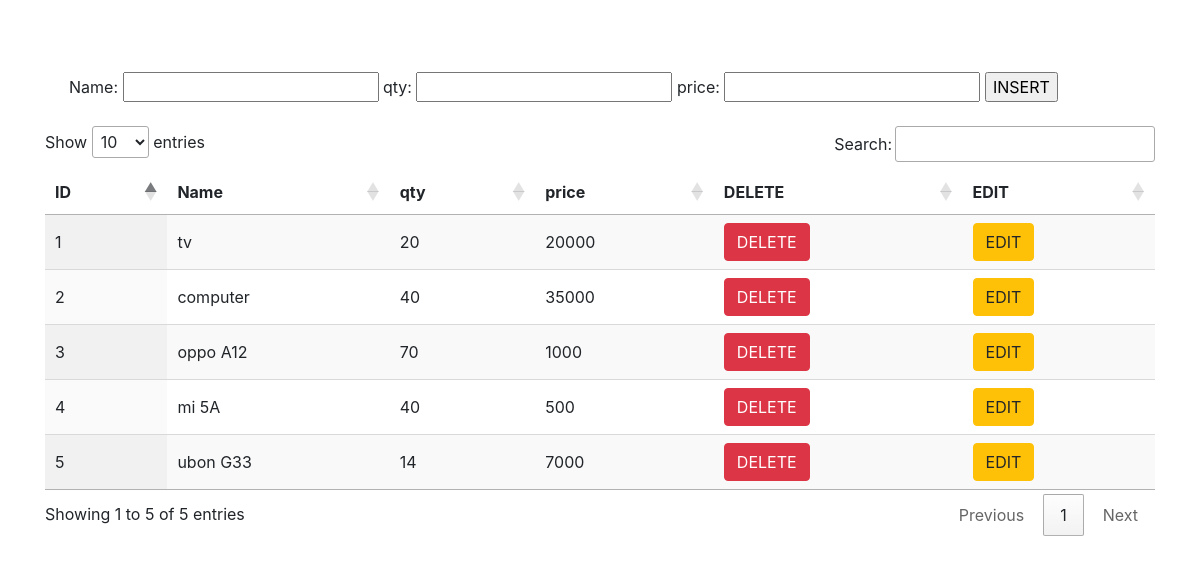
The page /product.php on the database its author committed.
### tables this page shows
CREATE TABLE `product_catalog` (
  `id` int(100) NOT NULL,
  `name` varchar(100) DEFAULT NULL,
  `qty` int(8) NOT NULL,
  `price` int(8) NOT NULL
);

### product.php (the view, shortened to what this page needs)
<?php
    $conn = new mysqli("localhost","root","","jvims");
?>
 <!DOCTYPE html>
 <html lang="en">
 <head>
     <link rel="stylesheet" href="https://cdn.jsdelivr.net/npm/bootstrap@4.5.3/dist/css/bootstrap.min.css">
    <link rel="stylesheet" type="text/css" href="https://cdn.datatables.net/1.10.22/css/jquery.dataTables.css">
 </head>
 <body>
 <div class="container">
    <div class="row">
        <div class="col-12 m-4">
            <?php
            $id=0;
                    ?>
        </div>
    </div>
    <div class="row">
        <div class="col-12 m-4">
            <form method="POST">
                Name: <input type="text" name="name" value=<?=($id>0)?$name:''?> >
                qty: <input type="text" name="qty"  value=<?=($id>0)?$qty:''?> >
                price: <input type="text" name="price"  value=<?=($id>0)?$price:''?> >
                <?php
                if($id>0)
                {
                    ?>
                    <input type="hidden" name="id" value=<?=$id?>>
                    <input type="hidden" name="action" value='UPDATE'>
                    <input type="submit" value="UPDATE">
                    <?php
                }
                else
                {
                    ?>
                    <input type="submit" value="INSERT">
                    <?php
                }
                ?>
            </form>
        </div>
    </div>
    <table id="myTable" class="display">
    <thead>
            <th>ID</th>
            <th>Name</th>
            <th>qty</th>
            <th>price</th>
            <th>DELETE</th>
            <th>EDIT</th>
    </thead>
    <tbody>
    <?php
    $result=$conn->query("select * from product_catalog");
    for($i=0;$i<$result->num_rows;$i++)
    {
        echo "<tr>";
            $row = $result->fetch_object();
            echo "<td>";
                echo $row->id;
            echo "</td>";
            echo "<td>";
                echo $row->name;
            echo "</td>";
            echo "<td>";
                echo $row->qty;
            echo "</td>";
            echo "<td>";
                echo $row->price;
            echo "</td>";
            echo "<td>";
            ?>
            <form method="POST" onSubmit="return myalert();" class="form-inline" >
                <input type="submit" class="btn btn-danger" value="DELETE">
            </form>
            </td>
           <td>
            <form method="POST" class="form-inline">
                <input type="submit" class="btn btn-warning" value="EDIT">
            </form>
            <?php
            echo "</td>";
        echo "</tr>"; }
    ?>
    </tbody>
    </table>
    </div>
 </body>
 </html>

### rows shown on the page
product_catalog: id "1", name "tv", qty "20", price "20000"
product_catalog: id "2", name "computer", qty "40", price "35000"
product_catalog: id "3", name "oppo A12", qty "70", price "1000"
product_catalog: id "4", name "mi 5A", qty "40", price "500"
product_catalog: id "5", name "ubon G33", qty "14", price "7000"
